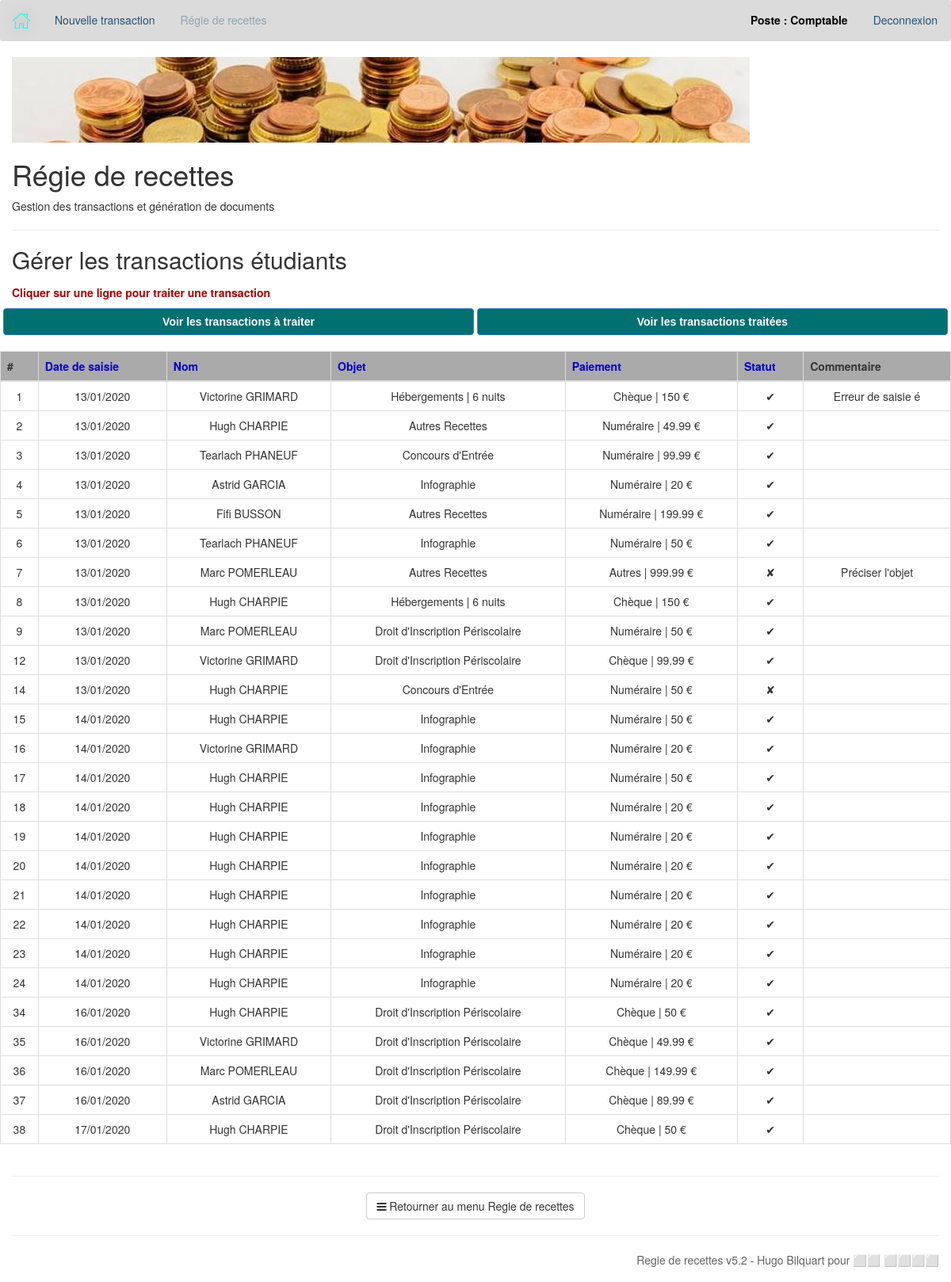
/regiederecettes.php?action=1&traitee=1 (signed in), run on an earlier commit of the app's database.
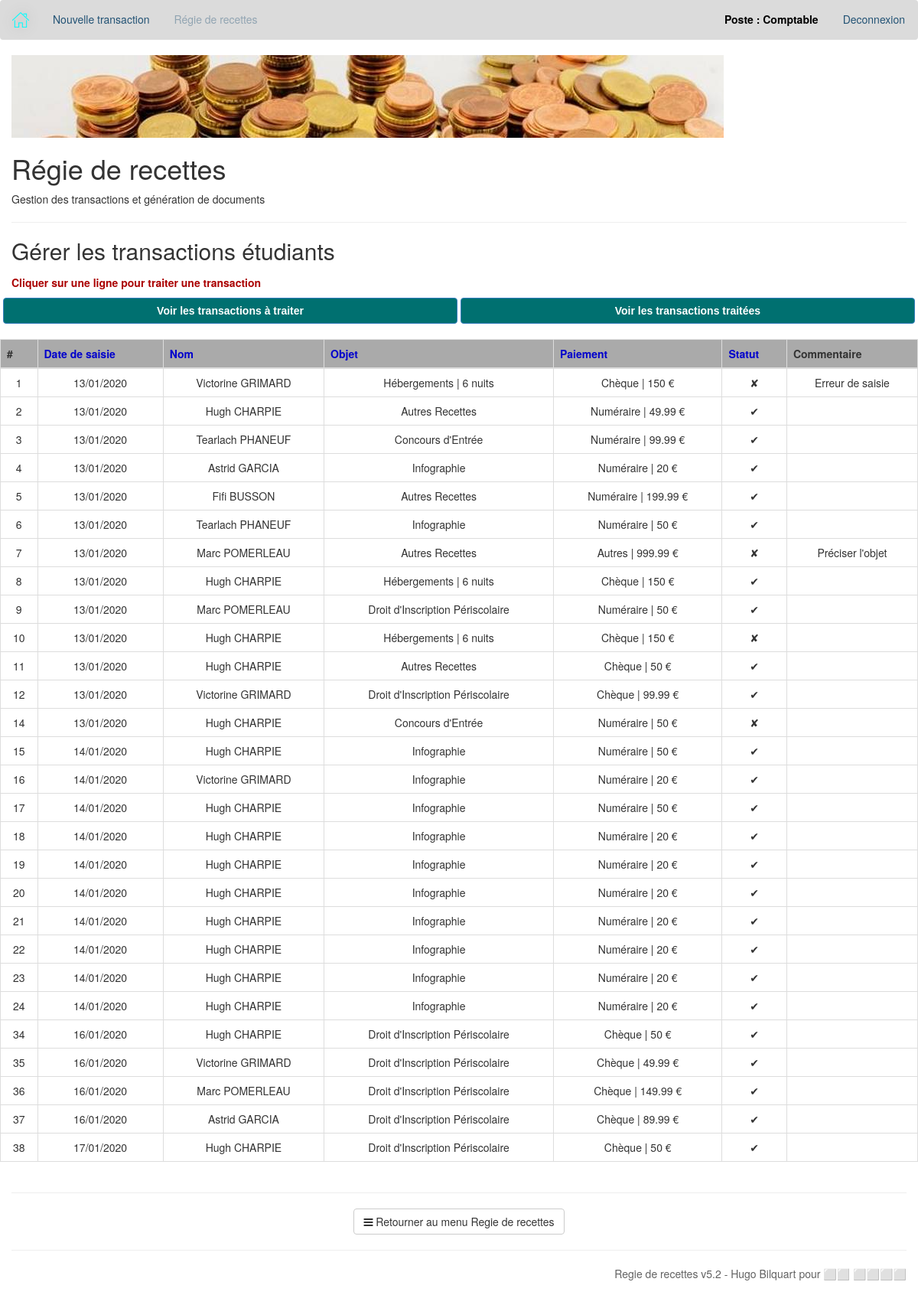
And on a later commit of the database.
### tables this page shows
CREATE TABLE "r_transactions" (
	`id`	INTEGER NOT NULL PRIMARY KEY AUTOINCREMENT,
	`date_saisie`	datetime NOT NULL,
	`nom_agent`	varchar ( 50 ) NOT NULL,
	`civ`	varchar ( 4 ) NOT NULL,
	`nom`	varchar ( 60 ) NOT NULL,
	`objet`	varchar ( 50 ) NOT NULL,
	`objet_detail`	varchar ( 50 ) DEFAULT NULL,
	`date_arrivee`	date DEFAULT NULL,
	`date_depart`	date DEFAULT NULL,
	`type`	varchar ( 10 ) NOT NULL,
	`paiement_detail`	text,
	`montant`	NUMERIC NOT NULL DEFAULT 0.00,
	`statut`	varchar ( 1 ) NOT NULL DEFAULT '0',
	`nom_traitement`	varchar ( 50 ) DEFAULT NULL,
	`date_traitement`	datetime DEFAULT NULL,
	`commentaire`	text
);

### app/functions.php (called while the page is built, shortened)
<?php
    function redirectURL($orderby) {
        if(empty($_GET['traitee'])) {
            if(isset($_GET['orderby'])) {
                if(isset($_GET['desc'])) {
                    if($_GET['orderby'] == $orderby) {
                        return 'regiederecettes.php?action=1&traitee=0&orderby='.$orderby;
                    }
                    else {
                        return 'regiederecettes.php?action=1&traitee=0&orderby='.$orderby;
                    }
                }
                else if ($_GET['orderby'] == $orderby) {
                    return 'regiederecettes.php?action=1&traitee=0&orderby='.$orderby.'&desc';
                }
                else {
                    return 'regiederecettes.php?action=1&traitee=0&orderby='.$orderby;
                }
            }
            else {
                return 'regiederecettes.php?action=1&traitee=0&orderby='.$orderby;
            }
        }
        else {
            if(isset($_GET['orderby'])) {
                if(isset($_GET['desc'])) {
                    if($_GET['orderby'] == $orderby) {
                        return 'regiederecettes.php?action=1&traitee='.$_GET['traitee'].'&orderby='.$orderby;
                    }
                    else {
                        return 'regiederecettes.php?action=1&traitee='.$_GET['traitee'].'&orderby='.$orderby;
                    }
                }
                else if ($_GET['orderby'] == $orderby) {
                    return 'regiederecettes.php?action=1&traitee='.$_GET['traitee'].'&orderby='.$orderby.'&desc';
                }
                else {
                    return 'regiederecettes.php?action=1&traitee='.$_GET['traitee'].'&orderby='.$orderby;
                }
            }
            else {
                return 'regiederecettes.php?action=1&traitee='.$_GET['traitee'].'&orderby='.$orderby;
            }
        }
    }
?>

### app/results.php (the view, shortened to what this page needs)
<h2>Gérer les transactions étudiants</h2>
<?php
	if(isset($_GET['n'])) {
		include('results_detail.php');
	}
	else if(isset($_GET['traitee'])) {
		?>
			<p class="indications">Cliquer sur une ligne pour traiter une transaction</p>
			<div class="form-part row" style="text-align: center;">
				<button type="button" class="gestion_link btn btn-primary" onclick="window.location.href='regiederecettes.php?action=1&traitee=0'">Voir les transactions à traiter</button>
				<button type="button" class="gestion_link btn btn-primary" onclick="window.location.href='regiederecettes.php?action=1&traitee=1'">Voir les transactions traitées</button>
			</div>
			<br/>
			<div class="row">
				<table class="table table-bordered table-hover text-center" id="transactions">
					<thead class="thead-dark">
						<tr>
							<th scope="col">#</th>
							<th scope="col"><a href="<?php echo redirectURL('date_saisie'); ?>" title="Trier par date de saisie">Date de saisie</a></th>
							<th scope="col"><a href="<?php echo redirectURL('nom'); ?>" title="Trier par nom d'etudiant">Nom</a></th>
							<th scope="col"><a href="<?php echo redirectURL('objet'); ?>" title="Trier par objet">Objet</a></th>
							<th scope="col"><a href="<?php echo redirectURL('type'); ?>" title="Trier par moyen de paiement">Paiement</a></th>
							<th scope="col"><a href="<?php echo redirectURL('statut'); ?>" title="Trier par statut">Statut</a></th>
							<th scope="col">Commentaire</th>
						</tr>
					</thead>
					<tbody>
						<?php
							if($_GET['traitee'] == 0) {
								if(!empty($_GET['orderby'])) {
									if(isset($_GET['desc'])) {
										$requete = $connex_pdo->query('SELECT * FROM r_transactions WHERE statut = 0 ORDER BY '.$_GET['orderby'].' DESC');
									}
									else {
										$requete = $connex_pdo->query('SELECT * FROM r_transactions WHERE statut = 0 ORDER BY '.$_GET['orderby']);
									}
								}
								else {
									$requete = $connex_pdo->query('SELECT * FROM r_transactions WHERE statut = 0');
								}
							}
							else if($_GET['traitee'] == 1) {
								$requete = $connex_pdo->query('SELECT * FROM r_transactions WHERE statut = 1 OR statut = 2');
								if(!empty($_GET['orderby'])) {
									if(isset($_GET['desc'])) {
										$requete = $connex_pdo->query('SELECT * FROM r_transactions WHERE statut = 1 OR statut = 2 ORDER BY '.$_GET['orderby'].' DESC');
									}
									else {
										$requete = $connex_pdo->query('SELECT * FROM r_transactions WHERE statut = 1 OR statut = 2 ORDER BY '.$_GET['orderby']);
									}
								}
								else {
									$requete = $connex_pdo->query('SELECT * FROM r_transactions WHERE statut = 1 OR statut = 2');
								}
							}
							else {
								$requete = $connex_pdo->query('SELECT * FROM r_transactions');
							}
							$transactions = $requete->fetchAll();
							if(count($transactions) == 0) {
								?>
									<td colspan="7">Aucune transaction trouvée</td>
								<?php
							}
							else {
								foreach ($transactions as $key => $value) {
									if($transactions[$key]['objet'] == "Hébergements") {
										$nbNuit = date_diff(date_create($transactions[$key]['date_arrivee']),date_create($transactions[$key]['date_depart']))->format('%d');
										if($nbNuit == 1) {
											$nbNuit = $nbNuit.' nuit';
										}
										else {
											$nbNuit = $nbNuit.' nuits';
										}
										$objet = $transactions[$key]['objet']." | ".$nbNuit;
									}
									else {
										$objet = $transactions[$key]['objet'];
									}
									switch ($transactions[$key]['statut']) {
										case 1:
											$statut = '✔';
											break;
										case 2:
											$statut = '✘';
											break;
									}
								?>
								<tr data-id='<?php echo $transactions[$key]['id']; ?>' data-statut="<?php echo $transactions[$key]['statut']; ?>">
									<td><?php echo $transactions[$key]['id']; ?></td>
									<td><?php echo date('d/m/Y',strtotime($transactions[$key]['date_saisie'])); ?></td>
									<td><?php echo $transactions[$key]['nom']; ?></td>
									<td><?php echo $objet; ?></td>
									<td><?php echo $transactions[$key]['type'].' | '.$transactions[$key]['montant'] .' €'; ?></td>
									<td><?php echo $statut; ?></td>
									<td><?php echo $transactions[$key]['commentaire']; ?></td>
								</tr>
								<?php
								}
							}
						?>
					</tbody>
				</table>
			</div>
			<hr>
			<div class="return text-center">
				<a href="regiederecettes.php" class="btn btn-default">
					<i class="fa fa-bars"></i> Retourner au menu Regie de recettes
				</a>
			</div>
		<?php
	}
?>

### regiederecettes.php (shortened to what this page needs)
<?php session_start();
    include('functions.php');
    include('app/functions.php');
?>
<!DOCTYPE html>
<html lang="fr">
    <head>
        <link rel="stylesheet" href="css/bootstrap.min.css">
        <link rel="stylesheet" href="css/font-awesome.min.css">
        <link rel="stylesheet" href="css/style.css">
        <link href="dateheureselecteur/bootstrap.min.css" rel="stylesheet" media="screen">
        <link href="dateheureselecteur/bootstrap-datetimepicker.min.css" rel="stylesheet" media="screen">
    </head>
    <body>
        <div class="page-wrapper chiller-theme toggled">
            <?php include '_menu.php'; ?>
            <main class="page-content">
                <div class="container-fluid">
                        <img src="img/entete.jpg" style="max-width: 1000px; min-width: 500px;" alt="Image d'illustration" />
                        <h1>Régie de recettes</h1>
                        <p>Gestion des transactions et génération de documents</p>
                        <hr>
                        <?php
                            if($_SESSION['a_regie'] != 1) {
                        ?>
                                <p class="failed">Vous ne pouvez pas accéder à cette page.</p>
                        <?php
                            }
                            else {
                                switch ($_GET['action']) {
                                    case 1:
                                        include('app/results.php');
                                        break;
                                }
                            }
                        ?>
                        <?php include '_pieddepagebis.php'; ?>
                </div>
            </main>
        </div>
    </body>

### _menu.php
<nav class="navbar navbar-expand-lg navbar-light bg-light" id="menu">
  <a class="navbar-brand" href="accueil.php" title="<?php echo basename($_SERVER['PHP_SELF']); ?>">
    <img src="img/icons/home.png" alt="home-button" id="home-button">
  </a>
  <div>
    <ul class="navbar-nav mr-auto right-left">
      <li class="nav-item">
        <a class="nav-link <?php if(basename($_SERVER['PHP_SELF']) == 'transaction.php') echo 'active' ?>" href="transaction.php">
          Nouvelle transaction
        </a>
      </li>
      <?php
        if($_SESSION['a_regie']) {
          ?>
          <li class="nav-item">
            <a class="nav-link <?php if(basename($_SERVER['PHP_SELF']) == 'regiederecettes.php') echo 'active' ?>" href="regiederecettes.php">
              Régie de recettes
            </a>
          </li>
          <?php
        }
      ?>
    </ul>
    <ul class="navbar-nav mr-auto right-menu" id="login-info">
      <li class="nav-item">
        <a id="role">Poste : <?php echo $_SESSION['fonction']; ?></a>
      </li>
      <li class="nav-item">
        <a class="nav-link" href="deconnexion.php">Deconnexion</a>
      </li>
    </ul>
  </div>
</nav>

### _pieddepagebis.php
<hr>
<p style="text-align: right; color: #626262; height: 2em;">Regie de recettes v5.2 - Hugo Bilquart pour ⬜⬜ ⬜⬜⬜⬜</p>

### css/style.css (style rules this page uses)
button.gestion_link { background-color: #007070; font-family: Arial, Helvetica, sans-serif; font-weight: bold; width: 49.5%; }
#transactions thead tr th { background-color: #aaaaaa; }
#transactions thead tr th a { cursor: pointer; color: #0000cc; }
p.indications { padding-top: 0.5%; font-weight: bold; color: #aa0000; }
img#home-button { height: 100%; filter: drop-shadow(0 0 0.75rem #aaaaaa); }
#menu { vertical-align: middle; width: 100%; background-color: #dbdbdb; }
#menu ul { list-style-type: none; margin: 0; padding: 0; overflow: hidden; }
#menu ul.right-menu { float: right; }
#menu li a { display: block; text-align: center; padding: 14px 16px; text-decoration: none; }
#menu a.nav-link { color: #235375; }
#menu a.active { opacity: 0.4; }
a#role { color: black; font-weight: bold; }

What changed in the data, as far as the page shows it:
changed r_transactions id 1: statut "✔" → "✘"; commentaire "Erreur de saisie é" → "Erreur de saisie"
now on this page (row edited): r_transactions: id "10", date_saisie "13/01/2020", nom "Hugh CHARPIE", objet "Hébergements | 6 nuits", type "Chèque", montant "150", statut "✘"
now on this page (row edited): r_transactions: id "11", date_saisie "13/01/2020", nom "Hugh CHARPIE", objet "Autres Recettes", type "Chèque", montant "50", statut "✔"
